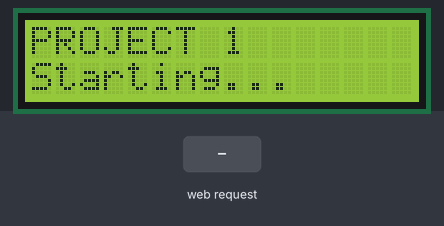
Bench run of a sketch on a simulated ESP32. Shown: 16×2 character LCD. The test bench sets the inputs (shaded band). WiFi joins after 1.5 s; servers stay silent unless stated; what the sketch prints to the serial monitor is not drawn.

Above: at 1.1 s.
At 5.3 s:
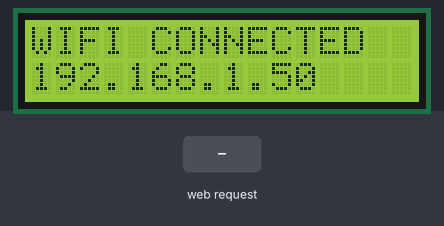
5.4 s: HTTP request GET /diagnosis received
At 6.0 s:
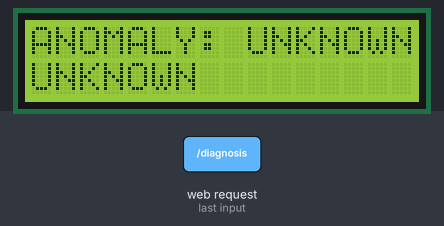
6.9 s: HTTP request GET /diagnosis?fault=1 received
At 8.1 s:
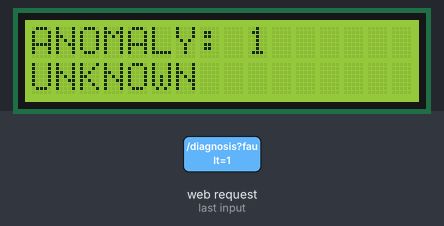
8.4 s: HTTP request GET /diagnosis?fault=1&mod=1 received
At 9.0 s:
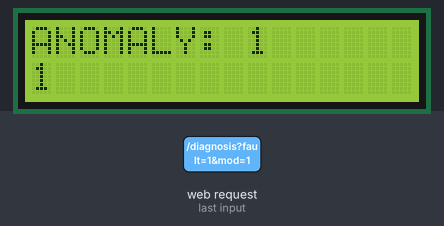
Timing chart, 0 to 11.4 s (numbered marks = the images above; inputs shaded):
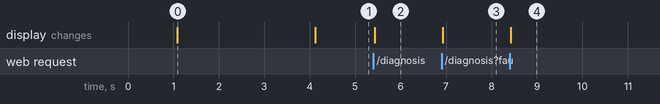

Measured:
- after the input at 5.4 s, the display: changes at once (image 2)
- after the input at 6.9 s, the display: changes at once (image 3)
- after the input at 8.4 s, the display: changes at once (image 4)
- what the display in image 0 shows lasts 3.0 s, from 1.1 s to 4.1 s

The sketch:

esp32_lcd_receiver.ino
```cpp
#include <WiFi.h>
#include <WebServer.h>
#include <Wire.h>
#include <LiquidCrystal_I2C.h>

// ============================================================
// WIFI SETTINGS
// ============================================================

const char* WIFI_SSID = "Enter Wifi Name";
const char* WIFI_PASSWORD = "Enter Wifi Password";

// ============================================================
// LCD
// ============================================================

LiquidCrystal_I2C lcd(0x27, 16, 2);

// ESP32 I2C pins
#define SDA_PIN 21
#define SCL_PIN 22

// ============================================================
// WEB SERVER
// ============================================================

WebServer server(80);

// ============================================================
// LCD DISPLAY FUNCTION
// ============================================================

void displayMessage(String line1, String line2) {

  lcd.clear();

  lcd.setCursor(0, 0);
  lcd.print(line1.substring(0, 16));

  lcd.setCursor(0, 1);
  lcd.print(line2.substring(0, 16));
}

// ============================================================
// HOME PAGE
// ============================================================

void handleRoot() {

  String message =
    "ESP32 PROJECT 1\n"
    "WiFi connection OK";

  server.send(200, "text/plain", message);
}

// ============================================================
// DIAGNOSIS ENDPOINT
//
// Example:
//
// http://ESP32_IP/diagnosis?fault=z18&mod=AND2-NAND2
// ============================================================

void handleDiagnosis() {

  String fault = server.arg("fault");
  String modification = server.arg("mod");

  if (fault.length() == 0) {
    fault = "UNKNOWN";
  }

  if (modification.length() == 0) {
    modification = "UNKNOWN";
  }

  // First LCD screen
  displayMessage(
    "ANOMALY: " + fault,
    modification
  );

  // Print received data to Serial Monitor
  Serial.println();
  Serial.println("================================");
  Serial.println("DIAGNOSIS RECEIVED");
  Serial.println("================================");
  Serial.print("Fault: ");
  Serial.println(fault);
  Serial.print("Modification: ");
  Serial.println(modification);
  Serial.println("================================");

  server.send(
    200,
    "text/plain",
    "Diagnosis received by ESP32"
  );
}

// ============================================================
// WIFI CONNECTION
// ============================================================

void connectWiFi() {

  Serial.println();
  Serial.println("Connecting to Wi-Fi...");

  WiFi.begin(WIFI_SSID, WIFI_PASSWORD);

  int attempts = 0;

  while (WiFi.status() != WL_CONNECTED) {

    delay(500);

    Serial.print(".");

    attempts++;

    if (attempts >= 40) {

      Serial.println();
      Serial.println("Wi-Fi connection failed.");

      displayMessage(
        "WIFI FAILED",
        "Check settings"
      );

      return;
    }
  }

  Serial.println();
  Serial.println("================================");
  Serial.println("WIFI CONNECTED");
  Serial.println("================================");

  Serial.print("ESP32 IP address: ");
  Serial.println(WiFi.localIP());

  Serial.println("================================");

  displayMessage(
    "WIFI CONNECTED",
    WiFi.localIP().toString()
  );
}

// ============================================================
// SETUP
// ============================================================

void setup() {

  Serial.begin(115200);

  delay(1000);

  // Initialize I2C
  Wire.begin(SDA_PIN, SCL_PIN);

  // Initialize LCD
  lcd.init();
  lcd.backlight();

  displayMessage(
    "PROJECT 1",
    "Starting..."
  );

  delay(1500);

  // Connect Wi-Fi
  connectWiFi();

  // Start web server
  server.on("/", handleRoot);

  server.on("/diagnosis", handleDiagnosis);

  server.begin();

  Serial.println();
  Serial.println("Web server started.");

  if (WiFi.status() == WL_CONNECTED) {

    Serial.print("Open this address: http://");
    Serial.println(WiFi.localIP());

  }
}

// ============================================================
// LOOP
// ============================================================

void loop() {

  server.handleClient();

}
```
